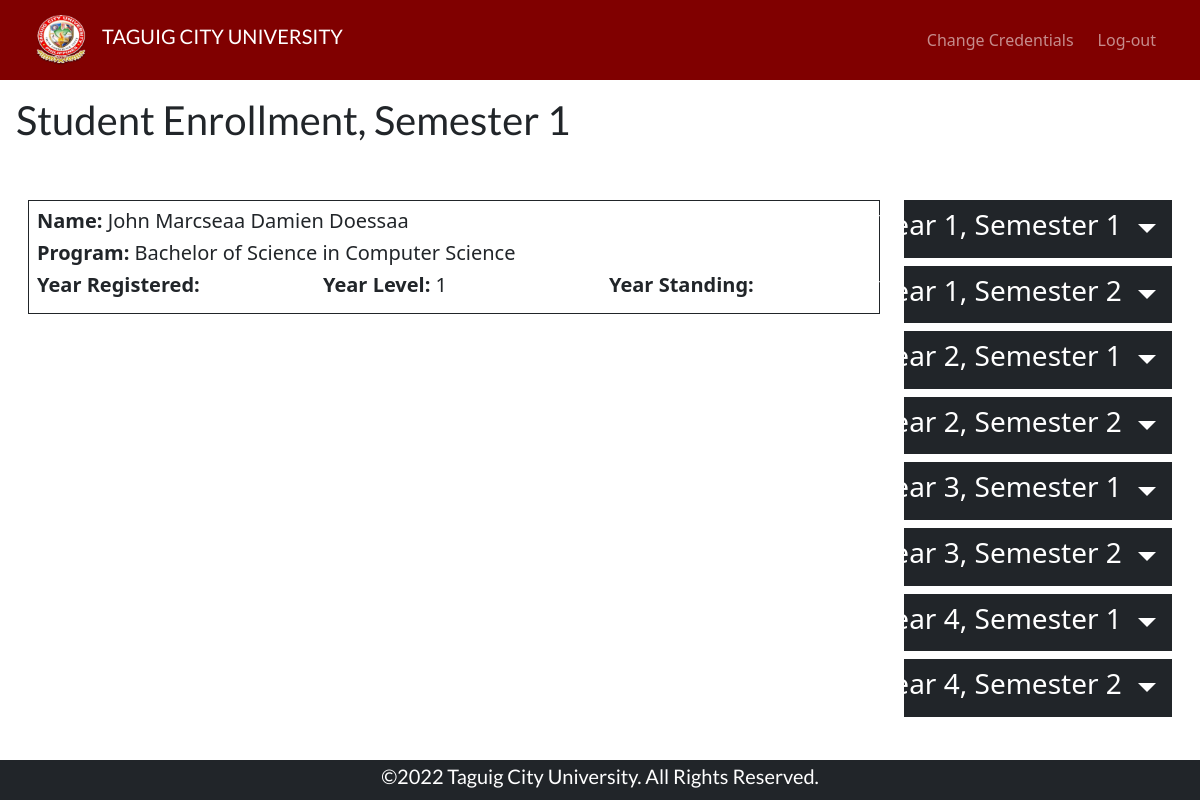
/studEnroll.php (signed in), run on an earlier commit of the app's database.
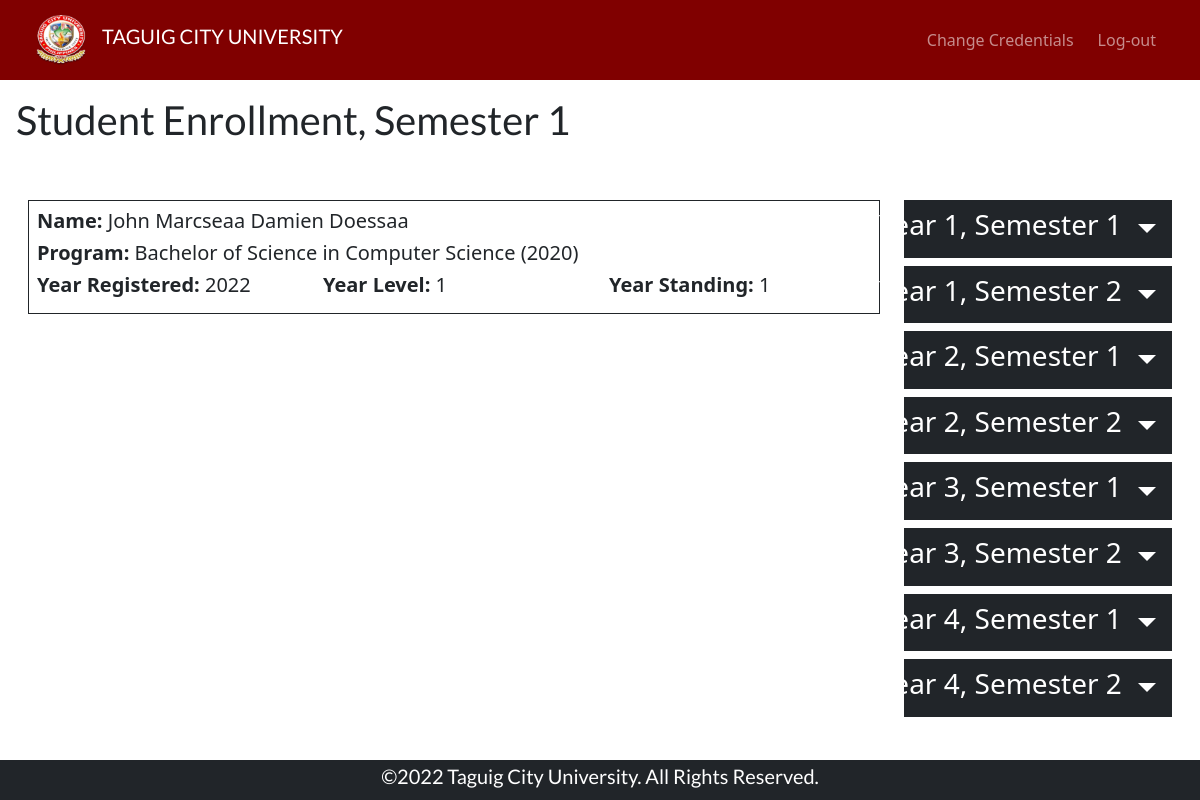
And on a later commit of the database.
### tables this page shows
CREATE TABLE `curriculums` (
  `id` int(11) NOT NULL,
  `code` varchar(10) NOT NULL,
  `subCode` varchar(10) NOT NULL,
  `name` text NOT NULL
);

### functions/php/config.php (called while the page is built, shortened)
<?php
	$currSem = 1;
?>

### functions/php/funcs.php (called while the page is built, shortened)
<?php
function convertNumberToWord($num = false) {
    $num = str_replace(array(',', ' '), '' , trim($num));
    $num = (int) $num;
    $words = array();
    $list1 = array('', 'one', 'two', 'three', 'four', 'five', 'six', 'seven', 'eight', 'nine', 'ten', 'eleven',
        'twelve', 'thirteen', 'fourteen', 'fifteen', 'sixteen', 'seventeen', 'eighteen', 'nineteen'
    );
    $list2 = array('', 'ten', 'twenty', 'thirty', 'forty', 'fifty', 'sixty', 'seventy', 'eighty', 'ninety', 'hundred');
    $list3 = array('', 'thousand', 'million', 'billion', 'trillion', 'quadrillion', 'quintillion', 'sextillion', 'septillion',
        'octillion', 'nonillion', 'decillion', 'undecillion', 'duodecillion', 'tredecillion', 'quattuordecillion',
        'quindecillion', 'sexdecillion', 'septendecillion', 'octodecillion', 'novemdecillion', 'vigintillion'
    );
    $num_length = strlen($num);
    $levels = (int) (($num_length + 2) / 3);
    $max_length = $levels * 3;
    $num = substr('00' . $num, -$max_length);
    $num_levels = str_split($num, 3);
    for ($i = 0; $i < count($num_levels); $i++) {
        $levels--;
        $hundreds = (int) ($num_levels[$i] / 100);
        $hundreds = ($hundreds ? ' ' . $list1[$hundreds] . ' hundred' . ' ' : '');
        $tens = (int) ($num_levels[$i] % 100);
        $singles = '';
        if ( $tens < 20 ) {
            $tens = ($tens ? ' ' . $list1[$tens] . ' ' : '' );
        } else {
            $tens = (int)($tens / 10);
            $tens = ' ' . $list2[$tens] . ' ';
            $singles = (int) ($num_levels[$i] % 10);
            $singles = ' ' . $list1[$singles] . ' ';
        }
        $words[] = $hundreds . $tens . $singles . ( ( $levels && ( int ) ( $num_levels[$i] ) ) ? ' ' . $list3[$levels] . ' ' : '' );
    }
    $commas = count($words);
    return implode($words);
}
?>

### studEnroll.php (the view, shortened to what this page needs)
<!doctype html>
<html>
    <?php
        include('functions/php/config.php');
        include('functions/php/funcs.php');
        $user = $_SESSION['studUser'];
        $studQuery = $con -> query("SELECT * from `user-student` WHERE `username` = '$user'") or die($con -> error);
        $studData = $studQuery -> fetch_assoc();
    ?>
    <head>
        <link rel="stylesheet" href="assets/css/style.css">
        <link rel="stylesheet" href="lib/css/bootstrap.min.css">
        <link rel="stylesheet" href="https://cdn.jsdelivr.net/npm/bootstrap-icons@1.9.1/font/bootstrap-icons.css">
    </head>
    <body class="h-auto">
        <nav class="navbar navbar-expand-lg navbar-dark bg-maroon sticky-top px-4">
            <div class="container-fluid">
                <div class="d-flex flex-row align-items-center">
                    <a class="navbar-brand" href="home.php"><img class="logo" src="assets/img/school-logo.png" alt=""></a>
                    <h1 class="fs-5 text-uppercase">Taguig City University</h1>
                </div>
                <div class="collapse navbar-collapse" id="navbarText">
                    <ul class="navbar-nav ms-auto mb-2 mb-lg-0 gap-2">
                        <li class="nav-item">
                        <a class="nav-link" href="functions/php/studOut.php">Change Credentials</a>
                        </li>
                        <li class="nav-item">
                        <a class="nav-link" href="functions/php/studOut.php">Log-out</a>
                        </li>
                    </ul>
                </div>
            </div>
        </nav>
        <div class="bg d-flex flex-column mt-auto p-3 gap-5 h-auto min-vh-lg-100 w-100 overflow-auto" style="margin-bottom: 5vh;">
            <h1 class="fs-1 text-dark"> Student Enrollment, Semester <?php echo $currSem ;?> </h1>
            <div class="d-flex flex-column flex-lg-row justify-content-between w-100">
                <div class="container gap-2 d-flex flex-column w-75">
                    <div class="h-auto border border-dark p-2">
                        <div class="row">
                            <div class="col-12">
                                <h5><b>Name:</b> <?php echo $studData['fName'] . " " . $studData['mName'] . " " . $studData['lName'];?></h5>
                            </div>
                        </div>
                        <div class="row">
                            <div class="col-12">
                                <h5><b>Program: </b> <?php
                                    $code = $studData['program'];
                                    $progQuery= $con -> query("SELECT `name` from `curriculums` WHERE `code` = '$code'") or die($con -> error);
                                    $progData = $progQuery -> fetch_assoc();
                                    echo $progData['name'];
                                ?></h5>
                            </div>
                        </div>
                        <div class="row">
                            <div class="col-4">
                                <h5><b>Year Registered:</b> <?php echo $studData['yrReg'];?></h5>
                            </div>
                            <div class="col-4">
                                <h5><b>Year Level:</b> <?php echo $studData['yrLvl'];?></h5>
                            </div>
                            <div class="col-4">
                                <h5><b>Year Standing:</b> <?php echo $studData['yrStd'];?></h5>
                            </div>
                        </div>
                    </div>
                </div>
                <div class="container gap-2 d-flex flex-column w-25">
                    <?php
                    for ($yr = 1; $yr <= 4; $yr++) {
                        for ($sem = 1; $sem <= 2; $sem++) {
                            $yrW = convertNumberToWord($yr);
                            $semW = convertNumberToWord($sem);
                            $divId = $yrW . $semW;
                            $divId = preg_replace('/\s+/', '', $divId);
                            $divHref = "#" . $yrW . $semW;
                            $divHref = preg_replace('/\s+/', '', $divHref);
                            ?>
                            <div class="bg-gray w-auto">
                                <div class="bg-dark">
                                    <a  class=  "nav-link dropdown-toggle fs-2 d-flex flex-row justify-content-end
                                                align-items-center gap-2 text-white"
                                        data-bs-toggle="collapse"
                                        href="<?php echo $divHref?>" role="button" aria-expanded="true"
                                        aria-controls="<?php echo $divId?>">
                                        <div class="d-flex flex-row justify-content-start align-items-center me-auto gap-2">
                                            <h6 class="fs-3 align-items-center">Year <?php echo $yr?>, Semester <?php echo $sem?></h6>
                                        </div>
                                    </a>
                                </div>
                            </div>
                    <?php } }?>
                </div>
            </div>
        </div>
        <div class="footer d-flex justify-content-center align-items-center fixed-bottom bg-dark mt-auto">
            <h1 class="text-white fs-5"> ©2022 Taguig City University. All Rights Reserved.</h1>
        </div>
    </body>
</html>

### assets/css/style.css (style rules this page uses)
body { overflow: auto; scrollbar-width: none; }
.logo { height: 50px; width: 50px; }
.footer { height: 5vh; width: 100vw; }
.bg-maroon { background-color: #800000; }
.navbar { min-height: 10vh; max-height: auto; width: 100vw; }
.bg { background-position: center; background-size: cover; content: ''; height: 85vh; width: auto; position: relative; font-size: 2rem; }
h1 { font-family:'Lato', sans-serif; color: white; user-select: none; }

What changed in the data, as far as the page shows it:
changed user-student "John Marcseaa": yrReg (not shown) → "2022"; yrStd (not shown) → "1"
changed curriculums: name "Bachelor of Science in Computer Science" → "Bachelor of Science in Computer Science (2020)"
